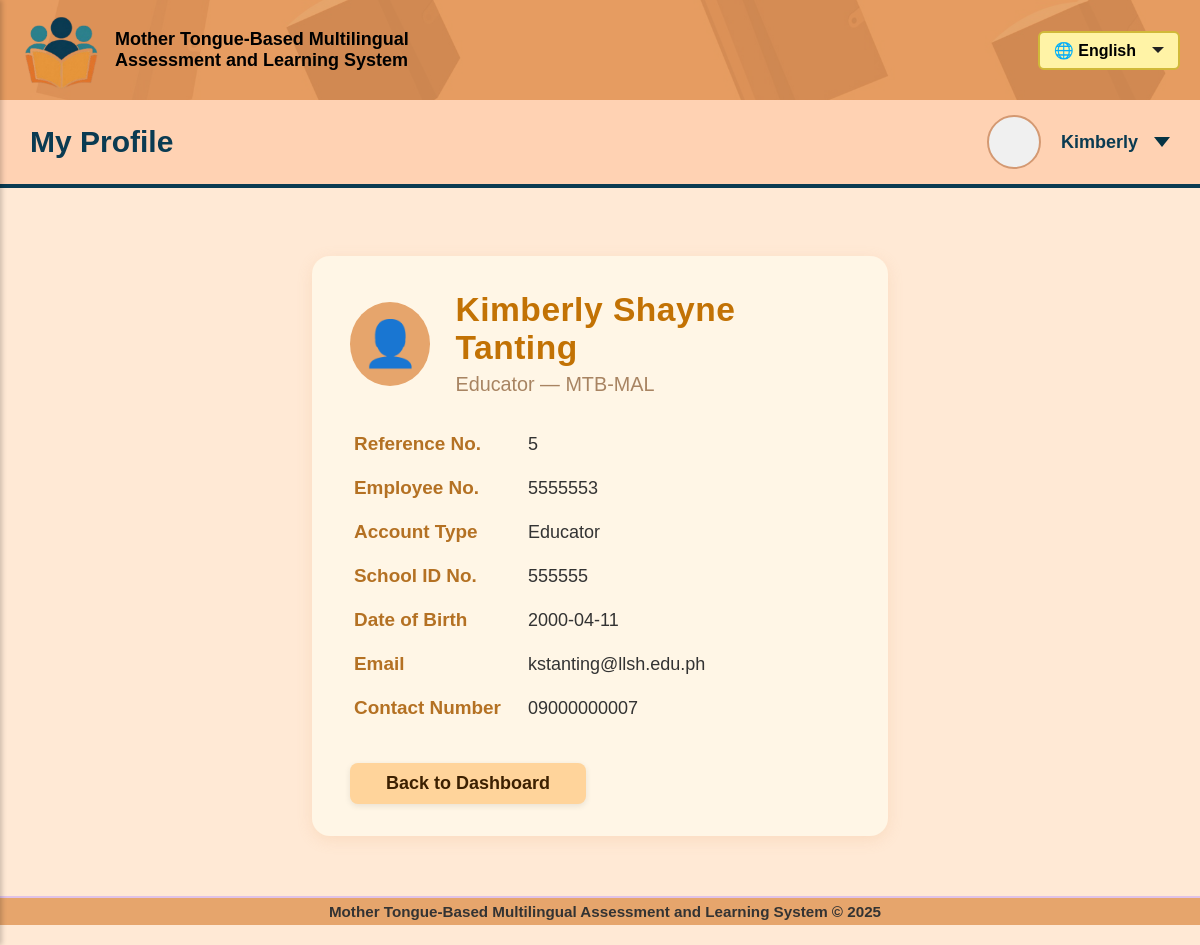
The page /educator/educator_view_profile.php (signed in) on the database its author committed.
### tables this page shows
CREATE TABLE `educator` (
  `educatorNo` int(6) UNSIGNED NOT NULL,
  `accRefNo` int(10) UNSIGNED NOT NULL,
  `schoolIdNo` int(6) UNSIGNED NOT NULL,
  `fullName` varchar(70) NOT NULL,
  `edEmpIdNo` int(7) UNSIGNED NOT NULL
);

CREATE TABLE `mtbmalusers` (
  `accRefNo` int(10) UNSIGNED NOT NULL,
  `schoolRefNo` int(10) UNSIGNED NOT NULL,
  `schoolIdNo` int(6) UNSIGNED NOT NULL,
  `firstName` varchar(30) NOT NULL,
  `lastName` varchar(30) NOT NULL,
  `dob` date NOT NULL,
  `emailAddress` varchar(50) NOT NULL,
  `contactNo` varchar(12) NOT NULL,
  `username` varchar(15) NOT NULL,
  `password` varchar(60) NOT NULL,
  `accCreator` int(10) UNSIGNED NOT NULL,
  `accType` enum('School Administrator','Educator','Student') DEFAULT NULL,
  `regDateTime` timestamp NOT NULL DEFAULT current_timestamp()
);

### educator/educator_view_profile.php (the view, shortened to what this page needs)
<?php
require_once '../sql/db_connect.php';
$accRefNo = isset($_SESSION['accRefNo']) ? intval($_SESSION['accRefNo']) : 0;
$profile = [
    'fullName' => '',
    'accRefNo' => '',
    'dob' => '',
    'emailAddress' => '',
    'contactNo' => '',
    'accType' => 'Educator',
    'edEmpIdNo' => '',
    'schoolIdNo' => '',
];
if ($accRefNo) {
    $sql = "SELECT
                e.fullName,
                u.accRefNo,
                u.dob,
                u.emailAddress,
                u.contactNo,
                u.accType,
                e.edEmpIdNo,
                e.schoolIdNo
            FROM mtbmalusers u
            INNER JOIN educator e ON u.accRefNo = e.accRefNo
            WHERE u.accRefNo = ?";
    if ($stmt = $conn->prepare($sql)) {
        $stmt->bind_param("i", $accRefNo);
        $stmt->execute();
        $stmt->bind_result(
            $profile['fullName'],
            $profile['accRefNo'],
            $profile['dob'],
            $profile['emailAddress'],
            $profile['contactNo'],
            $profile['accType'],
            $profile['edEmpIdNo'],
            $profile['schoolIdNo']
        );
    }
}
$educatorName = $profile['fullName'] ? htmlspecialchars(explode(' ', $profile['fullName'])[0]) : 'Educator';
function safe($v) {
    return htmlspecialchars($v ?? '');
}
?>
<!DOCTYPE html>
<html lang="en">
<head>
    <link rel="stylesheet" href="../style/welcome_educator-style.css">
</head>
<body>
<button onclick="toggleSidebar()" class="toggle-btn" style="cursor: pointer;"></button>
<div class="main-content">
    <div class="topbar">
        <div class="left">
            <div class="logo-topbar" onclick="toggleSidebar()">
                <img src="../images/MTB-MAL_logo-alt.png" alt="MTB-MAL Logo">
            </div>
            <div class="system-title">
                Mother Tongue-Based Multilingual Assessment and Learning System
            </div>
        </div>
        <div class="right">
            <div class="language-selector" onclick="toggleDropdown1()">
                <div class="language">🌐 English</div>
                <div id="dropdown-arrow1" class="dropdown-arrow1 down"></div>
            </div>
        </div>
    </div>
    <div class="second-bar">
        <span>My Profile</span>
        <div class="profile-container" onclick="toggleDropdown2()">
            <div class="profile-circle"></div>
            <span style="font-size:18px; font-weight:bold; margin-left:10px;"><?php echo $educatorName; ?></span>
            <div id="dropdown-arrow2" class="dropdown-arrow2 down"></div>
        </div>
    </div>
    <div class="container">
        <div class="profile-summary-card">
            <div class="profile-header-row">
                <div class="profile-avatar2"><span>👤</span></div>
                <div>
                    <div class="profile-summary-title"><?php echo safe($profile['fullName']); ?></div>
                    <div style="color:#a88462;font-size:1.1em;margin-top:6px;">
                        Educator &mdash; MTB-MAL
                    </div>
                </div>
            </div>
            <table class="profile-info-table">
                <tr>
                    <td class="profile-label">Reference No.</td>
                    <td class="profile-value"><?php echo safe($profile['accRefNo']); ?></td>
                </tr>
                <tr>
                    <td class="profile-label">Employee No.</td>
                    <td class="profile-value"><?php echo safe($profile['edEmpIdNo']); ?></td>
                </tr>
                <tr>
                    <td class="profile-label">Account Type</td>
                    <td class="profile-value"><?php echo safe($profile['accType']); ?></td>
                </tr>
                <tr>
                    <td class="profile-label">School ID No.</td>
                    <td class="profile-value"><?php echo safe($profile['schoolIdNo']); ?></td>
                </tr>
                <tr>
                    <td class="profile-label">Date of Birth</td>
                    <td class="profile-value"><?php echo safe($profile['dob']); ?></td>
                </tr>
                <tr>
                    <td class="profile-label">Email</td>
                    <td class="profile-value"><?php echo safe($profile['emailAddress']); ?></td>
                </tr>
                <tr>
                    <td class="profile-label">Contact Number</td>
                    <td class="profile-value"><?php echo safe($profile['contactNo']); ?></td>
                </tr>
            </table>
            <a href="welcome_educator.php" class="back-btn">Back to Dashboard</a>
        </div>
    </div>
    <footer class="footer">
        Mother Tongue-Based Multilingual Assessment and Learning System © 2025
    </footer>
</div>
</body>
</html>

### style/welcome_educator-style.css (style rules this page uses)
body { font-family: Arial, sans-serif; background-color: #FFE9D5; margin: 0; }
.topbar { position: relative; background-color: #E6A56C; display: flex; justify-content: space-between; align-items: center; padding: 10px 20px; overflow: hidden; }
.topbar::before { content: ""; position: absolute; top: 0; left: 0; right: 0; bottom: 0; background-image: url('../images/book_bg.jpg'); background-size: cover; background-position: center; opacity: 0.3; z-index: 0; }
.topbar > * { position: relative; z-index: 1; }
.topbar .left { display: flex; align-items: center; gap: 15px; }
.logo-topbar { width: 80px; height: 80px; display: flex; align-items: center; justify-content: center; font-weight: bold; cursor: pointer; }
.logo-topbar img { height: 80px; width: auto; transition: all 0.3s ease; cursor: pointer; }
.system-title { font-size: 18px; font-weight: bold; max-width: 300px; }
.topbar .right { display: flex; align-items: center; gap: 10px; }
.language-selector { display: flex; align-items: center; gap: 10px; padding: 8px 14px; background-color: #fff3a6; border: 2px solid #d1b939; border-radius: 6px; cursor: pointer; font-weight: bold; transition: background 0.2s ease; }
.dropdown-arrow1 { width: 0; height: 0; border-left: 6px solid transparent; border-right: 6px solid transparent; margin-left: 6px; }
.dropdown-arrow1.down { border-top: 6px solid #222; }
.second-bar { background-color: #FFD2B3; padding: 15px 30px; display: flex; align-items: center; justify-content: space-between; font-size: 30px; font-weight: bold; color: #0A3B52; border-bottom: 4px solid #0A3B52; }
.profile-container { display: flex; align-items: center; gap: 10px; cursor: pointer; position: relative; }
.profile-circle { width: 50px; height: 50px; background-color: #f0f0f0; border: 2px solid #d49972; border-radius: 50%; }
.dropdown-arrow2 { width: 0; height: 0; border-left: 8px solid transparent; border-right: 8px solid transparent; margin-left: 6px; }
.dropdown-arrow2.down { border-top: 10px solid #043344; }
a { text-decoration: none; color: inherit; }
.container { display: flex; flex-direction: column; justify-content: center; align-items: center; padding: 20px; }
.toggle-btn { position: absolute; top: 10px; left: 10px; font-size: 1.5rem; background: none; border: none; cursor: pointer; }
.footer { width: 100%; text-align: center; padding: 5px; background-color: #E6A56C; color: #333; font-weight: bold; font-size: 0.95em; margin-top: 40px; border-top: 2px solid #e0c2e7; margin-bottom: 20px; }

### educator/educator_view_profile.php (style rules this page uses)
.profile-summary-card { background: #fff6e6; border-radius: 18px; box-shadow: 0 4px 15px rgba(230, 165, 108, 0.19); max-width: 500px; margin: 48px auto 0 auto; padding: 35px 38px 32px 38px; text-align: left; font-size: 18px; }
.profile-header-row { display: flex; align-items: center; margin-bottom: 18px; }
.profile-avatar2 { background: #E6A56C; border-radius: 50%; width: 84px; height: 84px; display: flex; align-items: center; justify-content: center; font-size: 45px; color: #fff; margin-right: 25px; }
.profile-summary-title { font-size: 2.1rem; font-weight: bold; color: #c27204; letter-spacing: 0.5px; }
.profile-info-table { width: 100%; margin-top: 25px; }
.profile-info-table tr { border-bottom: 1px solid #f0c9a7; }
.profile-label { font-weight: bold; color: #b47123; width: 170px; padding: 10px 0 10px 2px; font-size: 1.05em; }
.profile-value { color: #333; padding: 10px 0 10px 2px; }
.back-btn { display: inline-block; margin-top: 32px; padding: 10px 36px; background: #ffd49b; color: #3c2001; border: none; border-radius: 8px; font-size: 18px; font-weight: bold; cursor: pointer; text-decoration: none; box-shadow: 0 2px 6px rgba(0,0,0,0.09); }

### rows shown on the page
educator: fullName "Kimberly", fullName "Kimberly Shayne Tanting", accRefNo.accRefNo "5", edEmpIdNo "5555553", accRefNo.accType "Educator", schoolIdNo "555555", accRefNo.dob "2000-04-11", accRefNo.emailAddress "kstanting@llsh.edu.ph", accRefNo.contactNo "09000000007"
